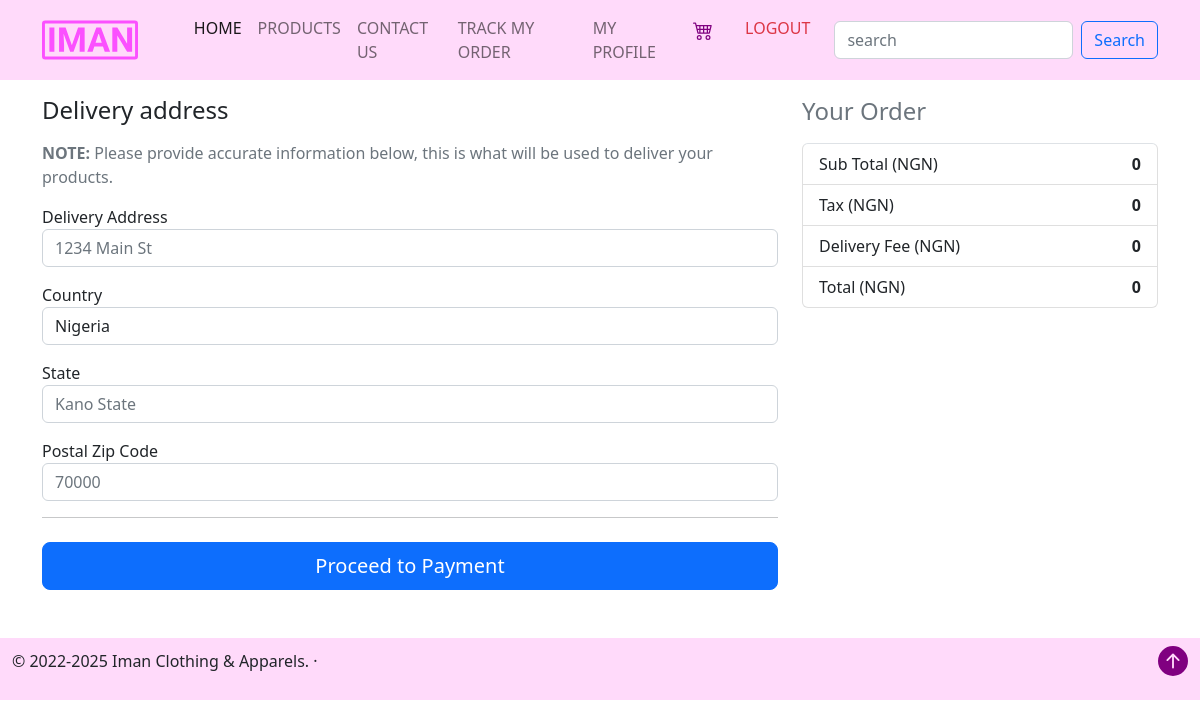
The app's page /order/new-order (signed in), older data.
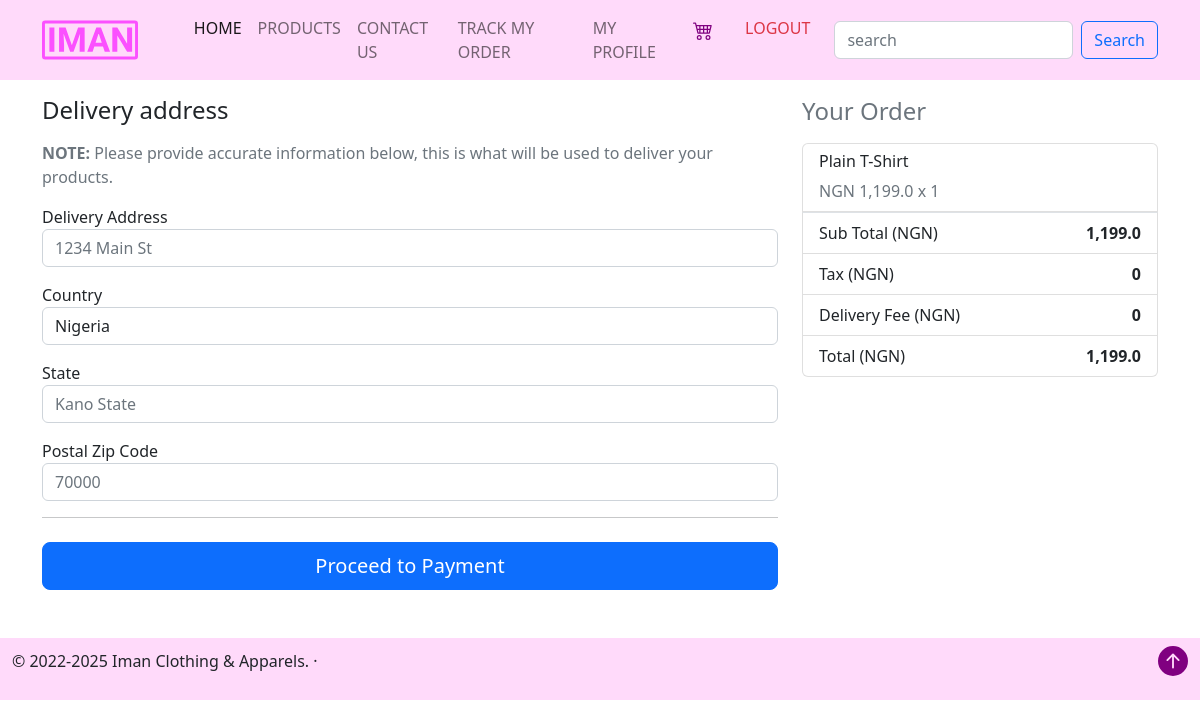
The same page, newer data.
### products/models.py (models this page shows, shortened)
class Cart(models.Model):
    product = models.ForeignKey(Product, on_delete=models.DO_NOTHING)
    quantity = models.PositiveIntegerField()
    added_at = models.DateTimeField(auto_now_add=True)
    user = models.ForeignKey(
        "user.User", on_delete=models.DO_NOTHING, related_name="cart")
    class Meta:
        verbose_name_plural = "Cart"

class Product(models.Model):
    GENDER_CHOICES = [
        ("M", "Male"),
        ("F", "Female"),
        ("U", "Unisex")
    ]
    brand_name = models.CharField(max_length=200, blank=True, default="")
    gender = models.CharField(max_length=1, choices=GENDER_CHOICES)
    category = models.ForeignKey(
        Category, on_delete=models.CASCADE, null=True, related_name="products")
    name = models.CharField(max_length=30)
    price = models.FloatField()
    product_size = models.CharField(max_length=200, blank=True, default="")
    product_color = models.CharField(max_length=200, blank=True, default="")
    available_quantity = models.PositiveBigIntegerField()
    delivery_days = models.PositiveIntegerField()
    description = models.TextField()
    image = models.ImageField(upload_to="product-images", blank=True)
    added_at = models.DateTimeField(auto_now_add=True)
    added_by = models.ForeignKey(
        "user.User", on_delete=models.DO_NOTHING, limit_choices_to={"staff": True}, related_name="products_added")

### order/views.py (the view)
# urls.py: path("new-order", views.new_order, name="new_order"),
@login_required
def new_order(request):
    cart_items = request.user.cart.all()
    sub_total = 0
    for item in cart_items:
        sub_total += item.product.price * item.quantity
    countries = ['Nigeria']
    tax = 0
    delivery_fee = 0
    total = sub_total + tax + delivery_fee
    context = {
        "cart_items": cart_items,
        "sub_total": sub_total,
        "tax": tax,
        "countries": countries,
        "delivery_fee": delivery_fee,
        "total": total
    }
    return render(request, template_name='order/new_order.html', context=context)

### order/templates/order/new_order.html (shortened to what this page needs)
{% extends 'base/base.html'%} {% load static%} {% load humanize %} {% block content %}
<section class="container my-5">
    <div class="row">
        <div class="col-md-4 order-md-2 mb-4">
            <h4 class="d-flex justify-content-between align-items-center mb-3">
                <span class="text-muted">Your Order</span>
                <span class="badge badge-secondary badge-pill">3</span>
            </h4>
            <ul class="list-group mb-3">
                {% for item in cart_items %}
                <li class="list-group-item justify-content-between lh-condensed">
                    <h6 class="col-12">{{item.product.name}}</h6>
                    <span class="text-muted">NGN {{item.product.price|intcomma }} x {{item.quantity}}</span>
                </li>
                {% endfor %}
                <li class="list-group-item d-flex border-top justify-content-between">
                    <span>Sub Total (NGN)</span>
                    <strong>{{sub_total|intcomma}}</strong>
                </li>
                <li class="list-group-item d-flex justify-content-between">
                    <span>Tax (NGN)</span>
                    <strong>{{tax|intcomma}}</strong>
                </li>
                <li class="list-group-item d-flex justify-content-between">
                    <span>Delivery Fee (NGN)</span>
                    <strong>{{delivery_fee|intcomma}}</strong>
                </li>
                <li class="list-group-item d-flex justify-content-between">
                    <span>Total (NGN)</span>
                    <strong>{{total|intcomma}}</strong>
                </li>
            </ul>
        </div>
        <div class="col-md-8 order-md-1">
            <h4 class="mb-3">Delivery address</h4>
            <p class="text-muted"><strong>NOTE:</strong> Please provide accurate information below, this is what will be
                used to deliver your products. </p>
            <form class="needs-validation" action="{% url 'add_new_order' %}" method="post" novalidate>
                <div class="mb-3">
                    <label for="address">Delivery Address</label>
                    <input type="text" class="form-control" name="delivery_address" id="address"
                        placeholder="1234 Main St" required />
                </div>
                <div class="mb-3">
                    <label for="country">Country</label>
                    <select class="form-control" name="country" id="country">
                        {% for country in countries %}
                        <option value="{{country}}">{{country}}</option>
                        {% endfor %}
                    </select>
                </div>
                <div class="mb-3">
                    <label for="state">State</label>
                    <input type="text" class="form-control" id="state" name="state" required placeholder="Kano State" />
                </div>
                <div class="mb-3">
                    <label for="zipcode">Postal Zip Code</label>
                    <input type="text" class="form-control" id="zipcode" name="zip_code" placeholder="70000" />
                </div>
                <hr class="mb-4" />
                <button class="btn btn-primary btn-lg w-100 btn-block" type="submit">
                    Proceed to Payment
                </button>
            </form>
        </div>
    </div>
</section>
{% endblock %}

Row changes from the older to the newer data that the page shows:
added Cart: product.name "Plain T-Shirt", product.price "1,199.0", quantity "1"
Text that changed along with them:
{{ sub_total|intcomma }}: "0" → "1,199.0"
{{ total|intcomma }}: "0" → "1,199.0"
